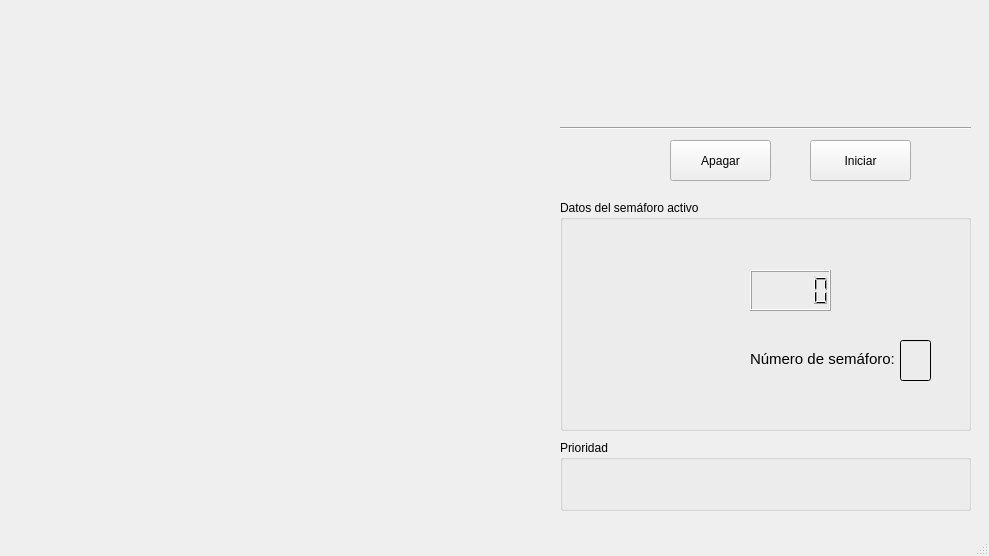
<?xml version="1.0" encoding="UTF-8"?>
<ui version="4.0">
 <class>MainWindow</class>
 <widget class="QMainWindow" name="MainWindow">
  <property name="geometry">
   <rect>
    <x>0</x>
    <y>0</y>
    <width>989</width>
    <height>556</height>
   </rect>
  </property>
  <property name="windowTitle">
   <string>MainWindow</string>
  </property>
  <widget class="QWidget" name="centralwidget">
   <widget class="QLabel" name="logo">
    <property name="geometry">
     <rect>
      <x>550</x>
      <y>10</y>
      <width>421</width>
      <height>101</height>
     </rect>
    </property>
    <property name="text">
     <string/>
    </property>
   </widget>
   <widget class="QPushButton" name="boton_iniciar">
    <property name="geometry">
     <rect>
      <x>810</x>
      <y>140</y>
      <width>101</width>
      <height>41</height>
     </rect>
    </property>
    <property name="styleSheet">
     <string notr="true">font: 11pt &quot;MS Shell Dlg 2&quot;;</string>
    </property>
    <property name="text">
     <string>Iniciar</string>
    </property>
   </widget>
   <widget class="Line" name="line">
    <property name="geometry">
     <rect>
      <x>560</x>
      <y>120</y>
      <width>411</width>
      <height>16</height>
     </rect>
    </property>
    <property name="orientation">
     <enum>Qt::Horizontal</enum>
    </property>
   </widget>
   <widget class="QGroupBox" name="groupBox">
    <property name="geometry">
     <rect>
      <x>560</x>
      <y>200</y>
      <width>411</width>
      <height>231</height>
     </rect>
    </property>
    <property name="title">
     <string>Datos del semáforo activo</string>
    </property>
    <widget class="QLabel" name="semaforoActivo">
     <property name="geometry">
      <rect>
       <x>50</x>
       <y>20</y>
       <width>91</width>
       <height>191</height>
      </rect>
     </property>
     <property name="text">
      <string/>
     </property>
    </widget>
    <widget class="QLCDNumber" name="lcdNumber">
     <property name="geometry">
      <rect>
       <x>190</x>
       <y>70</y>
       <width>81</width>
       <height>41</height>
      </rect>
     </property>
    </widget>
    <widget class="QLabel" name="label">
     <property name="geometry">
      <rect>
       <x>190</x>
       <y>150</y>
       <width>151</width>
       <height>16</height>
      </rect>
     </property>
     <property name="text">
      <string>&lt;html&gt;&lt;head/&gt;&lt;body&gt;&lt;p&gt;&lt;span style=&quot; font-size:11pt;&quot;&gt;Número de semáforo:&lt;/span&gt;&lt;/p&gt;&lt;/body&gt;&lt;/html&gt;</string>
     </property>
    </widget>
    <widget class="QLineEdit" name="lineEdit">
     <property name="geometry">
      <rect>
       <x>340</x>
       <y>140</y>
       <width>31</width>
       <height>41</height>
      </rect>
     </property>
     <property name="styleSheet">
      <string notr="true">font: 75 11pt &quot;Arial&quot;;
background-color: qlineargradient(spread:pad, x1:0, y1:0, x2:1, y2:0, stop:0 rgba(0, 0, 0, 0), stop:1 rgba(255, 255, 255, 0));</string>
     </property>
    </widget>
   </widget>
   <widget class="QGroupBox" name="groupBox_2">
    <property name="geometry">
     <rect>
      <x>560</x>
      <y>440</y>
      <width>411</width>
      <height>71</height>
     </rect>
    </property>
    <property name="styleSheet">
     <string notr="true">border-color: rgb(157, 157, 157);</string>
    </property>
    <property name="title">
     <string>Prioridad</string>
    </property>
    <widget class="QWidget" name="horizontalLayoutWidget">
     <property name="geometry">
      <rect>
       <x>10</x>
       <y>20</y>
       <width>391</width>
       <height>41</height>
      </rect>
     </property>
     <layout class="QHBoxLayout" name="prioridades"/>
    </widget>
   </widget>
   <widget class="QPushButton" name="boton_apagar">
    <property name="geometry">
     <rect>
      <x>670</x>
      <y>140</y>
      <width>101</width>
      <height>41</height>
     </rect>
    </property>
    <property name="styleSheet">
     <string notr="true">font: 11pt &quot;MS Shell Dlg 2&quot;;</string>
    </property>
    <property name="text">
     <string>Apagar</string>
    </property>
   </widget>
   <widget class="QLabel" name="fondo">
    <property name="geometry">
     <rect>
      <x>10</x>
      <y>10</y>
      <width>551</width>
      <height>491</height>
     </rect>
    </property>
    <property name="text">
     <string/>
    </property>
    <property name="pixmap">
     <pixmap>../controlled-crossroads.jpg</pixmap>
    </property>
   </widget>
   <widget class="QLabel" name="semaforo1">
    <property name="geometry">
     <rect>
      <x>50</x>
      <y>150</y>
      <width>171</width>
      <height>81</height>
     </rect>
    </property>
    <property name="text">
     <string/>
    </property>
   </widget>
   <widget class="QLabel" name="semaforo2">
    <property name="geometry">
     <rect>
      <x>150</x>
      <y>280</y>
      <width>81</width>
      <height>181</height>
     </rect>
    </property>
    <property name="text">
     <string/>
    </property>
   </widget>
   <widget class="QLabel" name="semaforo3">
    <property name="geometry">
     <rect>
      <x>280</x>
      <y>270</y>
      <width>171</width>
      <height>71</height>
     </rect>
    </property>
    <property name="text">
     <string/>
    </property>
   </widget>
   <widget class="QLabel" name="semaforo4">
    <property name="geometry">
     <rect>
      <x>280</x>
      <y>50</y>
      <width>81</width>
      <height>181</height>
     </rect>
    </property>
    <property name="text">
     <string/>
    </property>
   </widget>
  </widget>
  <widget class="QMenuBar" name="menubar">
   <property name="geometry">
    <rect>
     <x>0</x>
     <y>0</y>
     <width>989</width>
     <height>21</height>
    </rect>
   </property>
  </widget>
  <widget class="QStatusBar" name="statusbar"/>
 </widget>
 <resources/>
 <connections/>
</ui>
